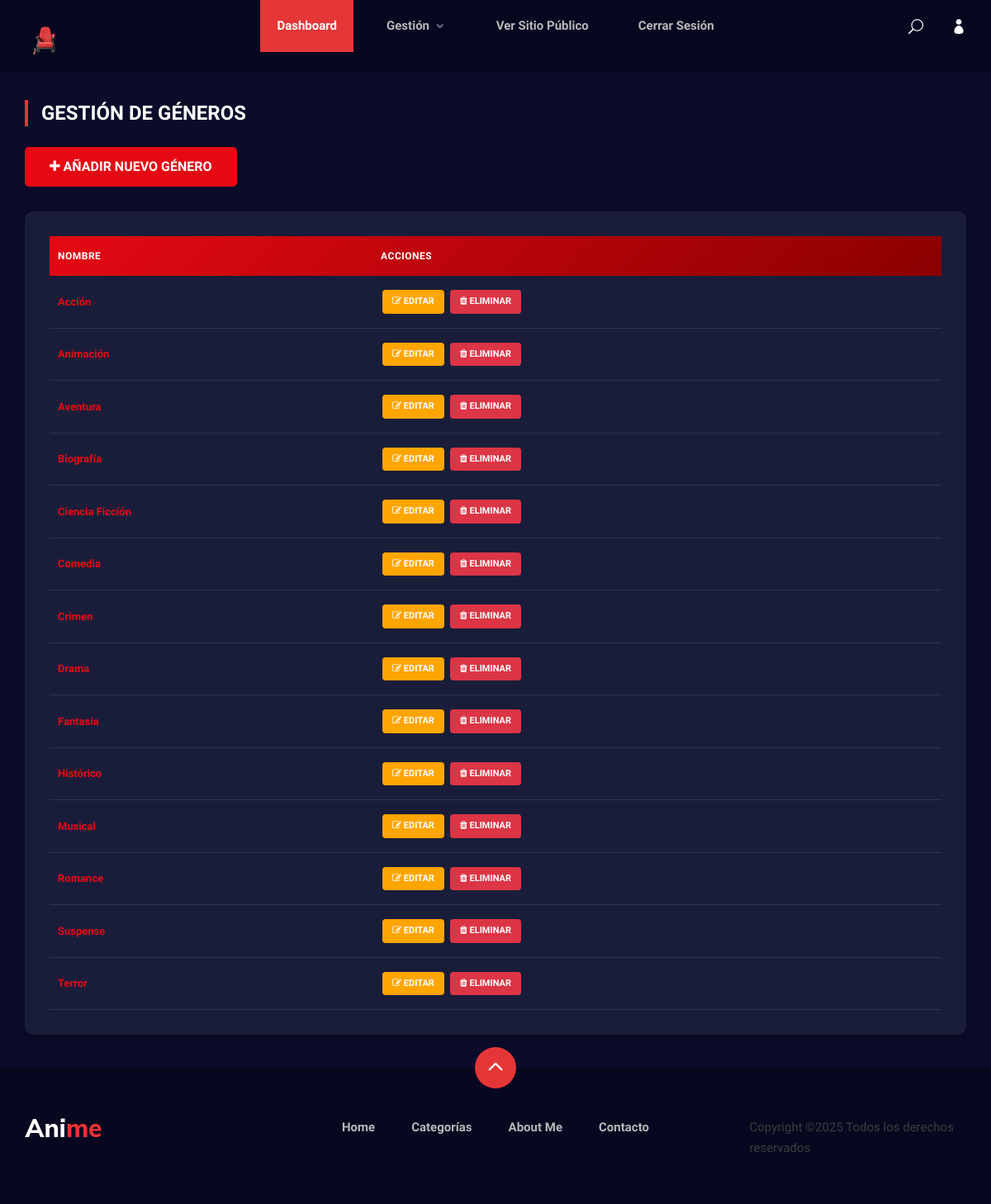
Page /admin/generos.php (signed in) on the committed database.
### tables this page shows
CREATE TABLE `generos` (
  `id` int NOT NULL,
  `nombre` varchar(50) NOT NULL
);

### admin/includes/crudGeneros.php (called while the page is built, shortened)
<?php
class Generos
{
    public function getAll()
    {
        $db = new Connection();
        $conn = $db->getConnection();
        $sql = "SELECT * FROM generos ORDER BY nombre ASC";
        $result = $conn->query($sql);
        return $result ? $result->fetch_all(MYSQLI_ASSOC) : [];
    }
}
?>

### admin/generos.php (the view, shortened to what this page needs)
<?php
require_once "./includes/crudGeneros.php";
$generosObj = new Generos();
$listaGeneros = $generosObj->getAll();
$accion = $_GET['accion'] ?? null;
?>
<!DOCTYPE html>
<html lang="es">
<head>
    <link rel="stylesheet" href="../anime-main/css/bootstrap.min.css" type="text/css">
    <link rel="stylesheet" href="../anime-main/css/font-awesome.min.css" type="text/css">
    <link rel="stylesheet" href="../anime-main/css/elegant-icons.css" type="text/css">
    <link rel="stylesheet" href="../anime-main/css/plyr.css" type="text/css">
    <link rel="stylesheet" href="../anime-main/css/nice-select.css" type="text/css">
    <link rel="stylesheet" href="../anime-main/css/owl.carousel.min.css" type="text/css">
    <link rel="stylesheet" href="../anime-main/css/slicknav.min.css" type="text/css">
    <link rel="stylesheet" href="../anime-main/css/style.css" type="text/css">
</head>
<body>
    <?php include("./menu_privado.php"); ?>
    <section class="admin-container">
        <div class="container">
            <div class="row">
                <div class="col-lg-12">
                    <div class="section-title">
                        <h4>Gestión de Géneros</h4>
                    </div>
                    <?php if ($accion !== "crear" && $accion !== "editar"): ?>
                        <a href="generos.php?accion=crear" class="btn-add-genero">
                            <i class="fa fa-plus"></i> Añadir Nuevo Género
                        </a>
                        <div class="genero-table-wrapper">
                            <table class="genero-table">
                                <thead>
                                    <tr>
                                        <th>Nombre</th>
                                        <th>Acciones</th>
                                    </tr>
                                </thead>
                                <tbody>
                                    <?php foreach($listaGeneros as $genero): ?>
                                    <tr>
                                        <td><?= htmlspecialchars($genero['nombre'] ?? '') ?></td>
                                        <td style="white-space: nowrap;">
                                            <a href="generos.php?accion=editar&id=<?= $genero['id'] ?>" class="btn-action btn-edit">
                                                <i class="fa fa-edit"></i> Editar
                                            </a>
                                            <a href="generos.php?accion=eliminar&id=<?= $genero['id'] ?>"
                                               class="btn-action btn-delete"
                                               onclick="return confirm('¿Estás seguro de eliminar este género?')">
                                                <i class="fa fa-trash"></i> Eliminar
                                            </a>
                                        </td>
                                    </tr>
                                    <?php endforeach; ?>
                                </tbody>
                            </table>
                        </div>
                    <?php endif; ?>
                </div>
            </div>
        </div>
    </section>
    <?php include("../footer.php"); ?>
</body>
</html>

### anime-main/css/style.css (style rules this page uses)
html, body { height: 100%; font-family: "Mulish", sans-serif; -webkit-font-smoothing: antialiased; background: #0b0c2a; }
h1, h2, h3, h4, h5, h6 { margin: 0; color: #111111; font-weight: 400; font-family: "Mulish", sans-serif; }
h4 { font-size: 24px; }
.section-title { margin-bottom: 30px; }
.section-title h4, .section-title h5 { color: #ffffff; font-weight: 600; line-height: 21px; text-transform: uppercase; padding-left: 20px; position: relative; font-family: "Oswald", sans-serif; }
.section-title h4:after, .section-title h5:after { position: absolute; left: 0; top: -6px; height: 32px; width: 4px; background: #e53637; content: ""; }
@media only screen and (min-width: 1200px) { .container { max-width: 1170px; } }

### admin/generos.php (style rules this page uses)
body { background: #0b0c2a; min-height: 100vh; }
.admin-container { padding: 40px 0; }
.btn-add-genero { background: #e50914; color: #fff; padding: 12px 30px; border-radius: 5px; font-weight: 600; text-transform: uppercase; display: inline-block; margin-bottom: 30px; transition: all 0.3s; }
.genero-table-wrapper { background: #1a1d3a; border-radius: 10px; padding: 30px; box-shadow: 0 5px 20px rgba(0,0,0,0.3); overflow-x: auto; }
.genero-table { width: 100%; color: #fff; }
.genero-table thead { background: linear-gradient(135deg, #e50914 0%, #8b0000 100%); }
.genero-table thead th { padding: 15px 10px; font-weight: 600; text-transform: uppercase; font-size: 12px; letter-spacing: 0.5px; border: none; white-space: nowrap; }
.genero-table tbody tr { border-bottom: 1px solid rgba(255,255,255,0.1); transition: all 0.3s; }
.genero-table tbody td { padding: 15px 10px; vertical-align: middle; font-size: 13px; }
.genero-table tbody td:first-child { font-weight: 600; color: #e50914; }
.btn-action { padding: 6px 12px; margin: 2px; border-radius: 4px; font-size: 11px; font-weight: 600; text-transform: uppercase; transition: all 0.3s; display: inline-block; color: #fff; }
.btn-edit { background: #ffa500; }
.btn-delete { background: #dc3545; }

### rows in the picture
generos: nombre "Acción"
generos: nombre "Animación"
generos: nombre "Aventura"
generos: nombre "Biografía"
generos: nombre "Ciencia Ficción"
generos: nombre "Comedia"
generos: nombre "Crimen"
generos: nombre "Drama"
generos: nombre "Fantasia"
generos: nombre "Histórico"
generos: nombre "Musical"
generos: nombre "Romance"
generos: nombre "Suspense"
generos: nombre "Terror"
